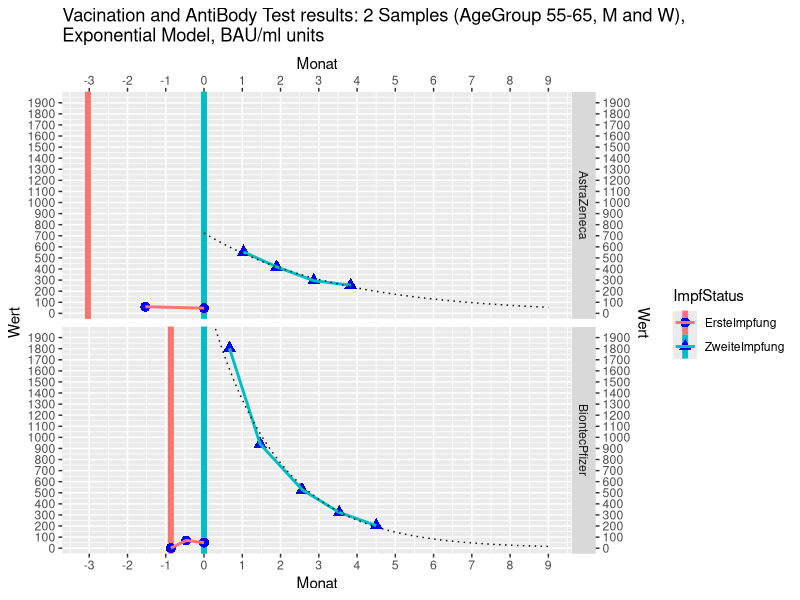
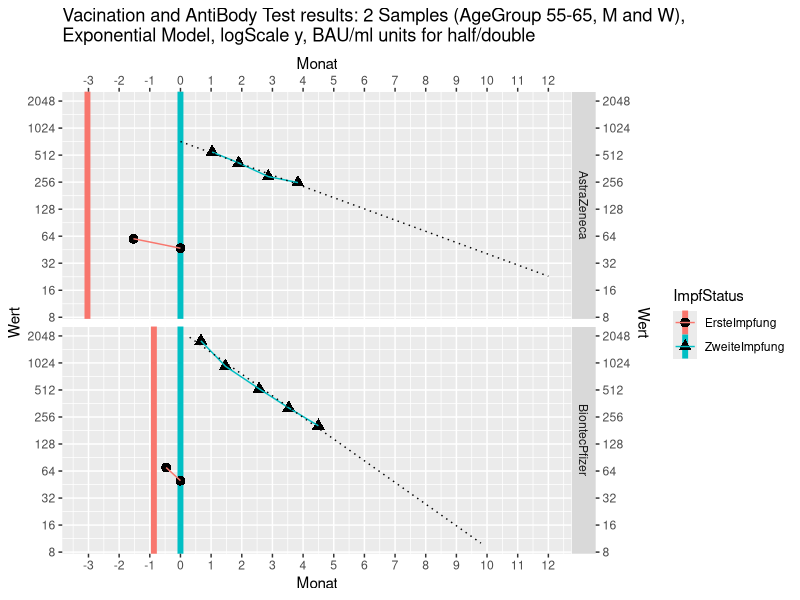

R code for these plots, in order:
## ---- chunk 1
knitr::opts_chunk$set(echo = FALSE, warning=FALSE, message=FALSE)
knitr::opts_chunk$set(fig.align="center")
library(ggplot2)
library(dplyr)
library(tidyr)
## ---- chunk 2
df <- read.csv("AntiBody.csv")
df$Datum <- as.POSIXct(as.character(df$Datum))
df$ID <- factor(df$ID)

# Exctract date for 'ZweiteImpfung
di <- df %>% dplyr::filter(ImpfStatus=="ZweiteImpfung", Aktion=="Impfung") %>%
  dplyr::group_by(ID) %>%
  dplyr::mutate(DatumZweiteImpfung=Datum) %>%
  dplyr::select(ID, DatumZweiteImpfung)

# Calculate new TimeScale based on DatumZwiteImpfung 
df <- df %>%
  dplyr::left_join(di) %>%
  dplyr::group_by(ID) %>%
  dplyr::mutate(Monat = as.numeric((Datum-DatumZweiteImpfung)/3600/24/30)) %>%
  dplyr::ungroup()

## ---- chunk 3
# Regression Models
Monat=seq(0,12,by=.1)

ds1 <- df %>% dplyr::filter(ImpfStoff=="BiontecPfizer", ImpfStatus=="ZweiteImpfung", Aktion=="AntiKörper")
lm1 <- lm(formula=log2(Wert)~Monat, data=ds1)
pred1 <- 2^predict(lm1, newdata=data.frame(Monat=Monat))
dp1 <- data.frame(Monat=Monat, Wert=pred1, ImpfStoff="BiontecPfizer")
## ---- chunk 4
ds2 <- df %>% dplyr::filter(ImpfStoff=="AstraZeneca", ImpfStatus=="ZweiteImpfung", Aktion=="AntiKörper")
lm2 <- lm(formula=log2(Wert)~Monat, data=ds2)
pred2 <- 2^predict(lm2, newdata=data.frame(Monat=Monat))
dp2 <- data.frame(Monat=Monat, Wert=pred2, ImpfStoff="AstraZeneca")
## ---- chunk 5
ggplot(data=df %>% dplyr::filter(Aktion=="AntiKörper"), aes(x=Monat, y=Wert, shape=ImpfStatus, color=ImpfStatus, group=ImpfStatus)) +
  scale_x_continuous(limit=c(-3.1,9), breaks=-3:9, sec.axis=dup_axis()) +
  scale_y_continuous(limit=c(-50,2000), breaks=seq(0,1900,by=100), sec.axis=dup_axis(), expand=c(0.0,0.0)) +
  geom_vline(data=df %>% dplyr::filter(Aktion=="Impfung"), aes(xintercept=Monat, color=ImpfStatus), size=2) +
  geom_point(size=3, color="blue") + 
  geom_line(size=1) +
  facet_grid(ImpfStoff~.) +
  geom_line(data=dp1, aes(x=Monat, y=Wert), inherit.aes=FALSE, linetype=3) +
  geom_line(data=dp2, aes(x=Monat, y=Wert), inherit.aes=FALSE, linetype=3) +
  ggtitle("Vacination and AntiBody Test results: 2 Samples (AgeGroup 55-65, M and W), \nExponential Model, BAU/ml units")
## ---- chunk 6
ggplot(data=df %>% dplyr::filter(Aktion=="AntiKörper"), aes(x=Monat, y=Wert, shape=ImpfStatus, color=ImpfStatus, group=ImpfStatus)) +
  scale_x_continuous(limit=c(-3.1,12), breaks=-3:12, sec.axis=dup_axis()) +
  scale_y_continuous(limit=c(10,2000), breaks=2^seq(0:12), sec.axis=dup_axis(), trans="log2") +
  geom_vline(data=df %>% dplyr::filter(Aktion=="Impfung"), aes(xintercept=Monat, color=ImpfStatus), size=2) +
  geom_point(size=3, color="black") + 
  geom_line() +
  facet_grid(ImpfStoff~.) +
  geom_line(data=dp1, aes(x=Monat, y=Wert), inherit.aes=FALSE, linetype=3) +
  geom_line(data=dp2, aes(x=Monat, y=Wert), inherit.aes=FALSE, linetype=3) +
  ggtitle("Vacination and AntiBody Test results: 2 Samples (AgeGroup 55-65, M and W), \nExponential Model, logScale y, BAU/ml units for half/double")
## ---- chunk 7
str(df)
## ---- chunk 8
df %>% select(ID, Alter, Geschlecht, Datum, ImpfStatus, ImpfStoff, Aktion, Wert)
## ---- chunk 9
summary(lm1)
(HalbwertsZeit = -1/coef(lm1)[2])

## ---- chunk 10
summary(lm2)
(HalbwertsZeit = -1/coef(lm2)[2])
  
